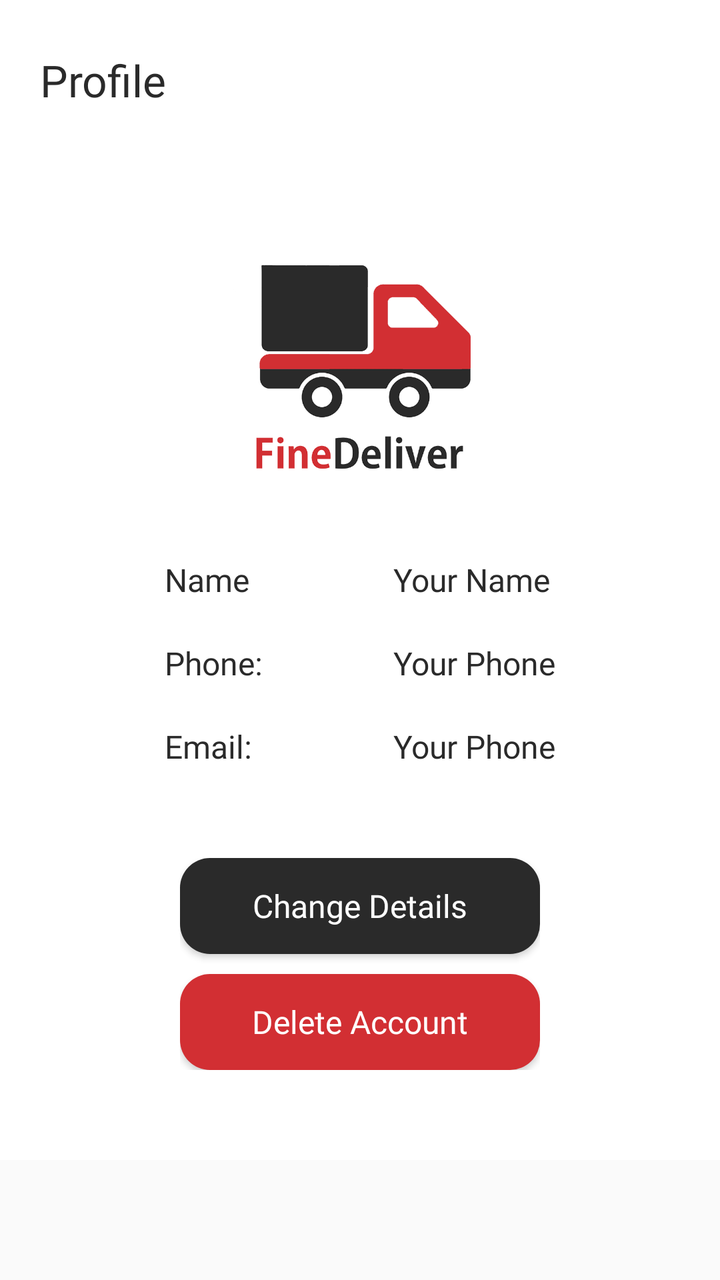
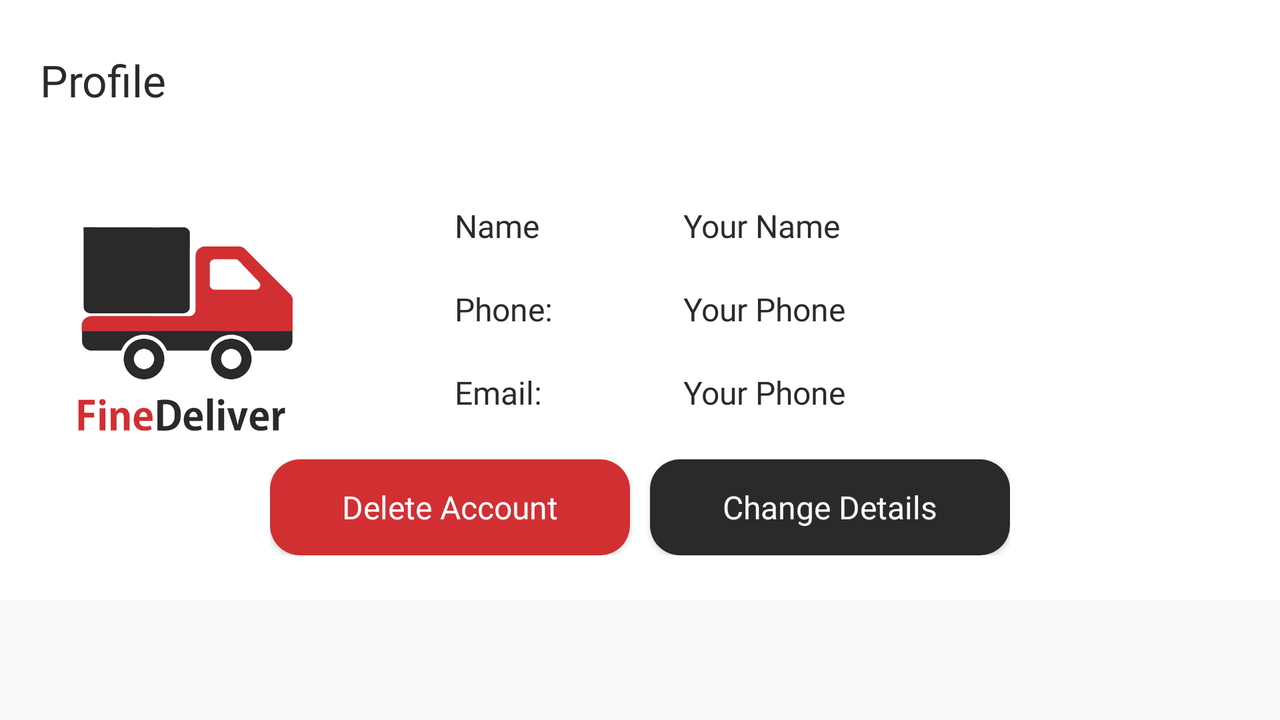

Compare how this app lays out the same screen by default and in its alternative resource folder. The renders come first, then the two layout files and the values they reference.
<!-- AndroidManifest.xml: application theme Theme.FineDeliver -->
<!-- res/layout/fragment_user_profile.xml -->
<?xml version="1.0" encoding="utf-8"?>
<androidx.constraintlayout.widget.ConstraintLayout xmlns:android="http://schemas.android.com/apk/res/android"
    xmlns:tools="http://schemas.android.com/tools"
    android:layout_width="match_parent"
    android:layout_height="match_parent"
    android:layout_marginBottom="60dp"
    android:background="@color/white"
    xmlns:app="http://schemas.android.com/apk/res-auto"
    tools:context="dev.dileepabandara.finedeliver.User.UserProfileFragment">

    <RelativeLayout
        android:id="@+id/relativeLayout4"
        android:layout_width="match_parent"
        android:layout_height="60dp"
        android:layout_marginTop="10dp"
        app:layout_constraintEnd_toEndOf="parent"
        app:layout_constraintStart_toStartOf="parent"
        app:layout_constraintTop_toTopOf="parent">

        <TextView
            android:id="@+id/textView8"
            android:layout_width="wrap_content"
            android:layout_height="wrap_content"
            android:layout_alignParentStart="true"
            android:layout_centerVertical="true"
            android:layout_gravity="center"
            android:layout_marginStart="20dp"
            android:fontFamily="@font/open_sans_bold"
            android:text="Profile"
            android:textColor="@color/fd_gray"
            android:textSize="22sp" />

    </RelativeLayout>

    <ImageView
        android:id="@+id/imageView13"
        android:layout_width="150dp"
        android:layout_height="150dp"
        android:src="@drawable/findedeliver_logo_50p"
        android:layout_marginTop="39dp"
        app:layout_constraintEnd_toEndOf="parent"
        app:layout_constraintStart_toStartOf="parent"
        app:layout_constraintTop_toBottomOf="@+id/relativeLayout4"/>

    <androidx.constraintlayout.widget.ConstraintLayout
        android:id="@+id/constraintLayout"
        android:layout_width="wrap_content"
        android:layout_height="wrap_content"
        android:layout_marginTop="20dp"
        app:layout_constraintEnd_toEndOf="@+id/imageView13"
        app:layout_constraintStart_toStartOf="@+id/imageView13"
        app:layout_constraintTop_toBottomOf="@+id/imageView13">

        <TextView
            android:id="@+id/textView32"
            android:layout_width="wrap_content"
            android:layout_height="wrap_content"
            android:layout_gravity="center"
            android:fontFamily="@font/open_sans_semibold"
            android:text="Name"
            android:textColor="@color/fd_gray"
            android:textSize="16sp"
            app:layout_constraintStart_toStartOf="parent"
            app:layout_constraintTop_toTopOf="parent" />

        <TextView
            android:id="@+id/textView27"
            android:layout_width="wrap_content"
            android:layout_height="wrap_content"
            android:layout_gravity="center"
            android:layout_marginTop="20dp"
            android:fontFamily="@font/open_sans_semibold"
            android:text="Phone:"
            android:textColor="@color/fd_gray"
            android:textSize="16sp"
            app:layout_constraintStart_toStartOf="@+id/textView32"
            app:layout_constraintTop_toBottomOf="@+id/textView32" />

        <TextView
            android:id="@+id/textView28"
            android:layout_width="wrap_content"
            android:layout_height="wrap_content"
            android:layout_gravity="center"
            android:layout_marginTop="20dp"
            android:fontFamily="@font/open_sans_semibold"
            android:text="Email:"
            android:textColor="@color/fd_gray"
            android:textSize="16sp"
            app:layout_constraintStart_toStartOf="@+id/textView27"
            app:layout_constraintTop_toBottomOf="@+id/textView27" />

        <TextView
            android:id="@+id/textView29"
            android:layout_width="wrap_content"
            android:layout_height="wrap_content"
            android:layout_marginStart="72dp"
            android:fontFamily="@font/open_sans"
            android:text="Your Name"
            android:textColor="@color/fd_gray"
            android:textSize="16sp"
            app:layout_constraintStart_toEndOf="@+id/textView32"
            app:layout_constraintTop_toTopOf="parent" />

        <TextView
            android:id="@+id/textView30"
            android:layout_width="wrap_content"
            android:layout_height="wrap_content"
            android:layout_marginTop="20dp"
            android:fontFamily="@font/open_sans"
            android:text="Your Phone"
            android:textColor="@color/fd_gray"
            android:textSize="16sp"
            app:layout_constraintStart_toStartOf="@+id/textView29"
            app:layout_constraintTop_toBottomOf="@+id/textView29" />

        <TextView
            android:id="@+id/textView31"
            android:layout_width="wrap_content"
            android:layout_height="wrap_content"
            android:layout_marginTop="20dp"
            android:fontFamily="@font/open_sans"
            android:text="Your Phone"
            android:textColor="@color/fd_gray"
            android:textSize="16sp"
            app:layout_constraintEnd_toEndOf="@+id/textView30"
            app:layout_constraintHorizontal_bias="0.0"
            app:layout_constraintStart_toStartOf="@+id/textView30"
            app:layout_constraintTop_toBottomOf="@+id/textView30" />

    </androidx.constraintlayout.widget.ConstraintLayout>

    <LinearLayout
        android:layout_width="wrap_content"
        android:layout_height="wrap_content"
        android:orientation="vertical"
        app:layout_constraintBottom_toBottomOf="parent"
        app:layout_constraintEnd_toEndOf="parent"
        app:layout_constraintStart_toStartOf="parent"
        app:layout_constraintTop_toBottomOf="@+id/constraintLayout">

        <Button
            android:id="@+id/btnUpdateAccount"
            android:layout_width="180dp"
            android:layout_height="wrap_content"
            android:fontFamily="@font/open_sans_semibold"
            android:textColor="@color/white"
            android:textAllCaps="false"
            android:textSize="16sp"
            android:background="@drawable/btn_round_corners_gray"
            android:text="Change Details" />

        <Button
            android:id="@+id/btnDeleteAccount"
            android:layout_width="180dp"
            android:layout_height="wrap_content"
            android:fontFamily="@font/open_sans_semibold"
            android:textColor="@color/white"
            android:textAllCaps="false"
            android:textSize="16sp"
            android:background="@drawable/btn_round_corners_red"
            android:text="Delete Account"
            android:layout_marginTop="10dp"/>

    </LinearLayout>

</androidx.constraintlayout.widget.ConstraintLayout>
<!-- resources referenced by this layout -->
<resources>
  <color name="fd_gray">#2A2A2A</color>
  <color name="white">#FFFFFFFF</color>
  <!-- drawable btn_round_corners_gray (drawable) -->
  <?xml version="1.0" encoding="utf-8"?>
  <shape xmlns:android="http://schemas.android.com/apk/res/android">
  
      <corners android:radius="15dp"/>
      <solid android:color="@color/fd_gray"/>
  
  </shape>
  <!-- drawable btn_round_corners_red (drawable) -->
  <?xml version="1.0" encoding="utf-8"?>
  <shape xmlns:android="http://schemas.android.com/apk/res/android">
  
      <corners android:radius="15dp"/>
      <solid android:color="@color/fd_red"/>
  
  </shape>
  <!-- drawable findedeliver_logo_50p: png bitmap (drawable, 15631 bytes) -->
  <style name="Theme.FineDeliver" parent="Theme.MaterialComponents.Light.NoActionBar.Bridge">
          
          <item name="colorPrimary">@color/fd_gray</item>
          <item name="colorPrimaryVariant">@color/fd_red</item>
          <item name="colorOnPrimary">@color/white</item>
          
          <item name="colorSecondary">@color/teal_200</item>
          <item name="colorSecondaryVariant">@color/teal_700</item>
          <item name="colorOnSecondary">@color/black</item>
          
          <item name="android:statusBarColor" tools:targetApi="l">?attr/colorPrimary</item>
          
      </style>
  <color name="fd_red">#D22F33</color>
  <color name="teal_200">#FF03DAC5</color>
  <color name="teal_700">#FF018786</color>
  <color name="black">#FF000000</color>
</resources>
<!-- res/layout-land/fragment_user_profile.xml (the repository's variant of the layout above) -->
<!-- drawn on the phone turned sideways -->
<?xml version="1.0" encoding="utf-8"?>
<androidx.constraintlayout.widget.ConstraintLayout xmlns:android="http://schemas.android.com/apk/res/android"
    xmlns:tools="http://schemas.android.com/tools"
    android:layout_width="match_parent"
    android:layout_height="match_parent"
    android:layout_marginBottom="60dp"
    android:background="@color/white"
    xmlns:app="http://schemas.android.com/apk/res-auto"
    tools:context="dev.dileepabandara.finedeliver.User.UserProfileFragment">

    <RelativeLayout
        android:id="@+id/relativeLayout4"
        android:layout_width="match_parent"
        android:layout_height="60dp"
        android:layout_marginTop="10dp"
        app:layout_constraintEnd_toEndOf="parent"
        app:layout_constraintStart_toStartOf="parent"
        app:layout_constraintTop_toTopOf="parent">

        <TextView
            android:id="@+id/textView8"
            android:layout_width="wrap_content"
            android:layout_height="wrap_content"
            android:layout_alignParentStart="true"
            android:layout_centerVertical="true"
            android:layout_gravity="center"
            android:layout_marginStart="20dp"
            android:fontFamily="@font/open_sans_bold"
            android:text="Profile"
            android:textColor="@color/fd_gray"
            android:textSize="22sp" />

    </RelativeLayout>

    <ImageView
        android:id="@+id/imageView13"
        android:layout_width="150dp"
        android:layout_height="150dp"
        android:layout_marginStart="16dp"
        android:layout_marginTop="20dp"
        android:src="@drawable/findedeliver_logo_50p"
        app:layout_constraintStart_toStartOf="parent"
        app:layout_constraintTop_toBottomOf="@+id/relativeLayout4" />

    <androidx.constraintlayout.widget.ConstraintLayout
        android:id="@+id/constraintLayout"
        android:layout_width="wrap_content"
        android:layout_height="wrap_content"
        android:layout_marginTop="32dp"
        app:layout_constraintEnd_toEndOf="parent"
        app:layout_constraintHorizontal_bias="0.493"
        app:layout_constraintStart_toStartOf="@+id/imageView13"
        app:layout_constraintTop_toBottomOf="@+id/relativeLayout4">

        <TextView
            android:id="@+id/textView32"
            android:layout_width="wrap_content"
            android:layout_height="wrap_content"
            android:layout_gravity="center"
            android:fontFamily="@font/open_sans_semibold"
            android:text="Name"
            android:textColor="@color/fd_gray"
            android:textSize="16sp"
            app:layout_constraintStart_toStartOf="parent"
            app:layout_constraintTop_toTopOf="parent" />

        <TextView
            android:id="@+id/textView27"
            android:layout_width="wrap_content"
            android:layout_height="wrap_content"
            android:layout_gravity="center"
            android:layout_marginTop="20dp"
            android:fontFamily="@font/open_sans_semibold"
            android:text="Phone:"
            android:textColor="@color/fd_gray"
            android:textSize="16sp"
            app:layout_constraintStart_toStartOf="@+id/textView32"
            app:layout_constraintTop_toBottomOf="@+id/textView32" />

        <TextView
            android:id="@+id/textView28"
            android:layout_width="wrap_content"
            android:layout_height="wrap_content"
            android:layout_gravity="center"
            android:layout_marginTop="20dp"
            android:fontFamily="@font/open_sans_semibold"
            android:text="Email:"
            android:textColor="@color/fd_gray"
            android:textSize="16sp"
            app:layout_constraintStart_toStartOf="@+id/textView27"
            app:layout_constraintTop_toBottomOf="@+id/textView27" />

        <TextView
            android:id="@+id/textView29"
            android:layout_width="wrap_content"
            android:layout_height="wrap_content"
            android:layout_marginStart="72dp"
            android:fontFamily="@font/open_sans"
            android:text="Your Name"
            android:textColor="@color/fd_gray"
            android:textSize="16sp"
            app:layout_constraintStart_toEndOf="@+id/textView32"
            app:layout_constraintTop_toTopOf="parent" />

        <TextView
            android:id="@+id/textView30"
            android:layout_width="wrap_content"
            android:layout_height="wrap_content"
            android:layout_marginTop="20dp"
            android:fontFamily="@font/open_sans"
            android:text="Your Phone"
            android:textColor="@color/fd_gray"
            android:textSize="16sp"
            app:layout_constraintStart_toStartOf="@+id/textView29"
            app:layout_constraintTop_toBottomOf="@+id/textView29" />

        <TextView
            android:id="@+id/textView31"
            android:layout_width="wrap_content"
            android:layout_height="wrap_content"
            android:layout_marginTop="20dp"
            android:fontFamily="@font/open_sans"
            android:text="Your Phone"
            android:textColor="@color/fd_gray"
            android:textSize="16sp"
            app:layout_constraintEnd_toEndOf="@+id/textView30"
            app:layout_constraintHorizontal_bias="0.0"
            app:layout_constraintStart_toStartOf="@+id/textView30"
            app:layout_constraintTop_toBottomOf="@+id/textView30" />

    </androidx.constraintlayout.widget.ConstraintLayout>

    <LinearLayout
        android:layout_width="wrap_content"
        android:layout_height="wrap_content"
        android:orientation="horizontal"
        app:layout_constraintBottom_toBottomOf="parent"
        app:layout_constraintEnd_toEndOf="parent"
        app:layout_constraintStart_toStartOf="parent"
        app:layout_constraintTop_toBottomOf="@+id/constraintLayout">

        <Button
            android:id="@+id/btnDeleteAccount"
            android:layout_width="180dp"
            android:layout_height="wrap_content"
            android:fontFamily="@font/open_sans_semibold"
            android:textColor="@color/white"
            android:textAllCaps="false"
            android:textSize="16sp"
            android:background="@drawable/btn_round_corners_red"
            android:text="Delete Account"
            android:layout_marginEnd="10dp"/>

        <Button
            android:id="@+id/btnUpdateAccount"
            android:layout_width="180dp"
            android:layout_height="wrap_content"
            android:fontFamily="@font/open_sans_semibold"
            android:textColor="@color/white"
            android:textAllCaps="false"
            android:textSize="16sp"
            android:background="@drawable/btn_round_corners_gray"
            android:text="Change Details" />

    </LinearLayout>

</androidx.constraintlayout.widget.ConstraintLayout>
